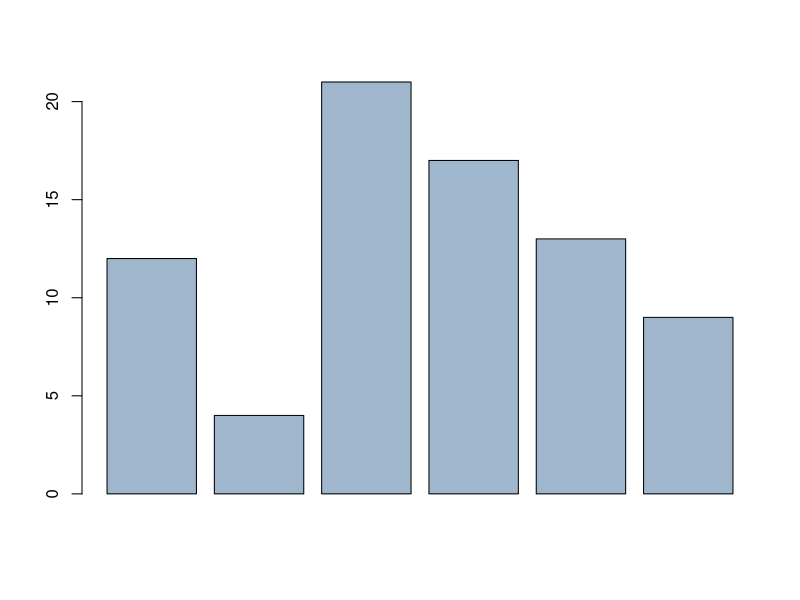
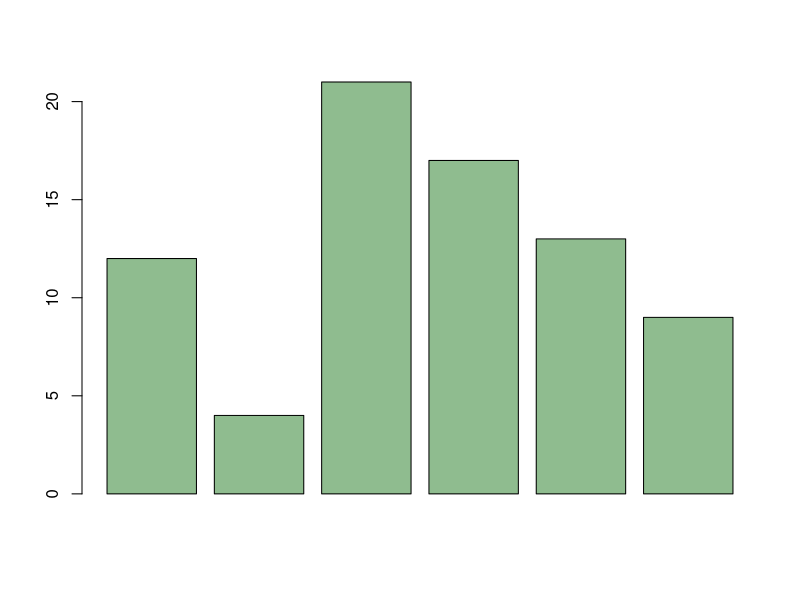
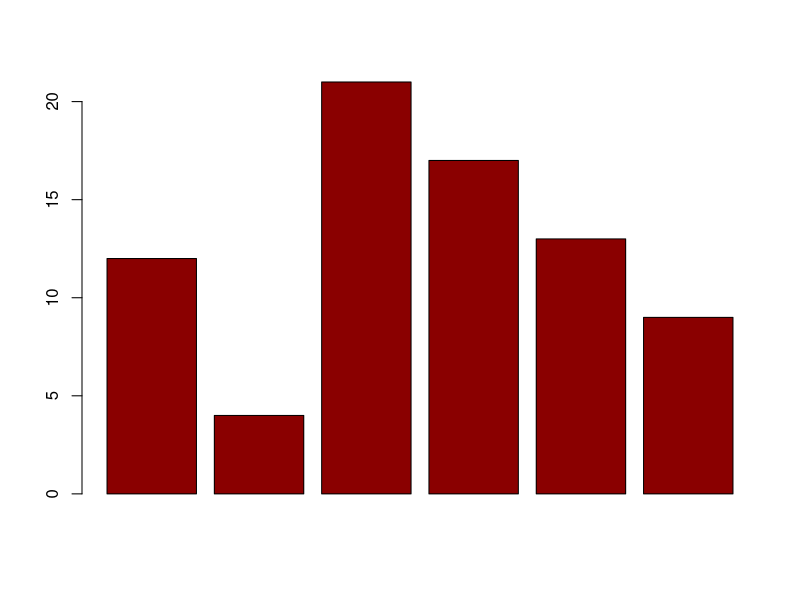
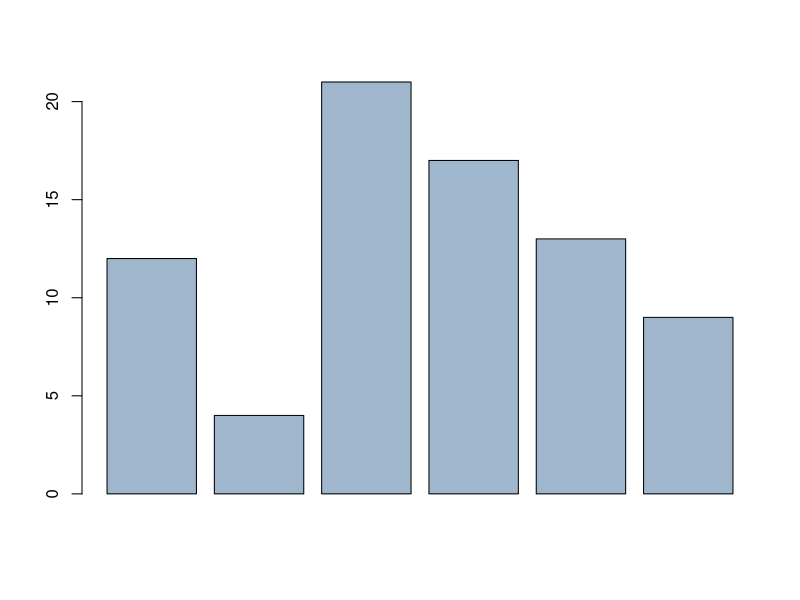
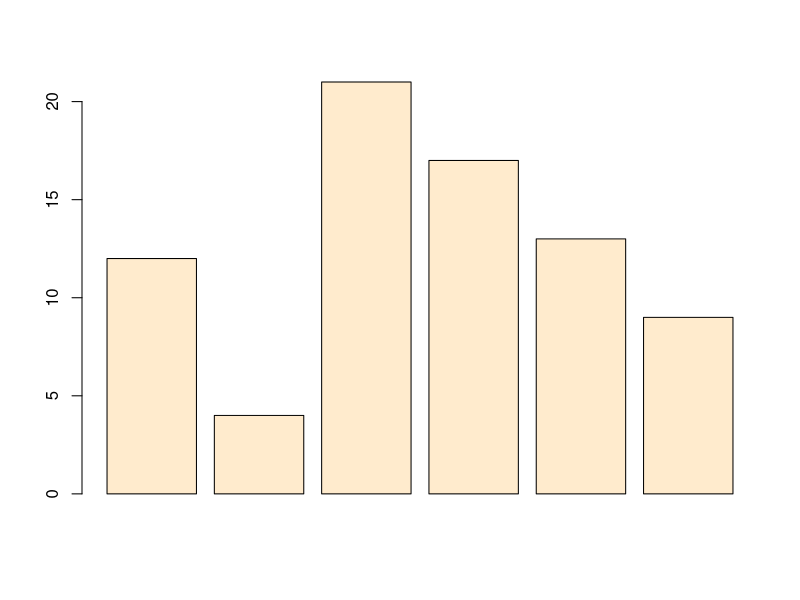
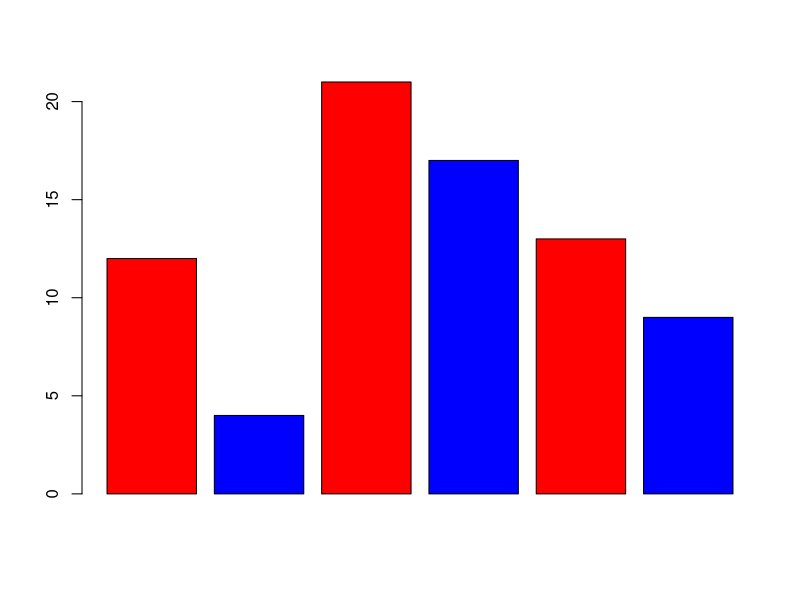
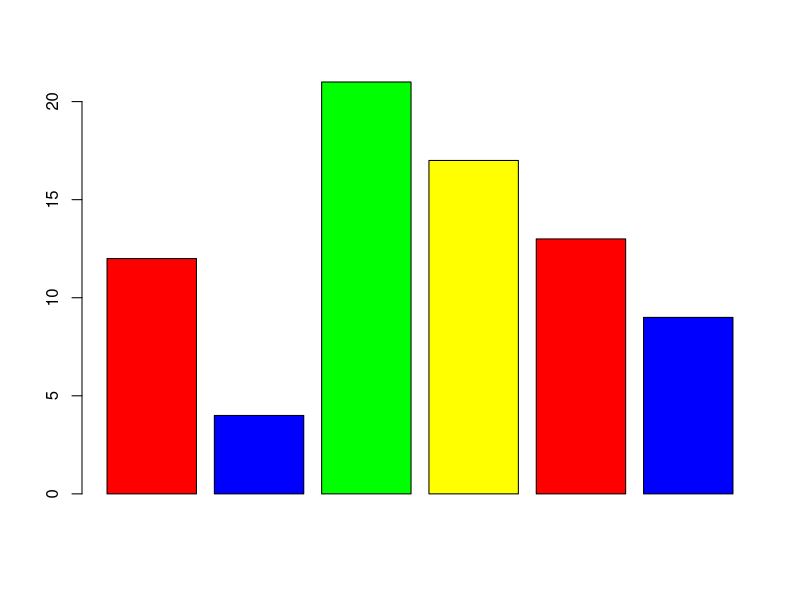

These figures' R source, in order:
x = c(12, 4, 21, 17, 13, 9)
barplot(x, col = "slategray3")
barplot(x, col = colors() [102])  # darkseagreen
barplot(x, col = rgb(.54, .0, .0))  # darkred
barplot(x, col = rgb(159, 182, 205, max = 255))  # Back to slategray3
barplot(x, col = "#FFEBCD")  # blanchedalmond
barplot(x, col = c("red", "blue"))  # Colors will cycle
barplot(x, col = c("red", "blue", "green", "yellow"))  # Colors will cycle


rm(list = ls())  # Clean up